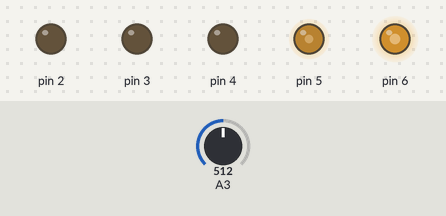
Bench run of a sketch on a simulated Arduino Uno, built with avr-gcc and run on an emulated ATmega328P. On the bench: output pins drawn as LEDs (lit = HIGH). The inputs (shaded band) are chosen by the test bench; at power-on: A3 = 512.

Above: at 1.2 s.
1.3 s: A3 set to 610
At 2.5 s:
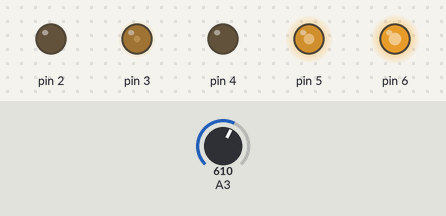
2.8 s: A3 set to 590
At 3.6 s:
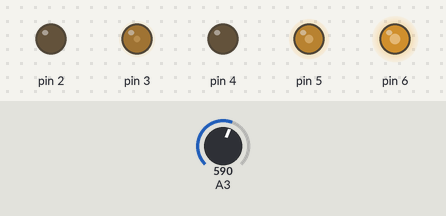
4.3 s: A3 set to 390
At 4.7 s:
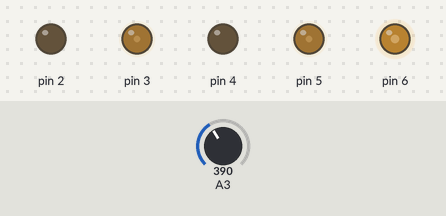
5.8 s: A3 set to 190
At 7.0 s:
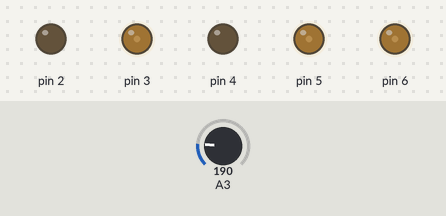
7.3 s: A3 set to 810
At 8.2 s:
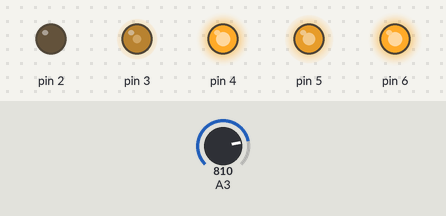
8.8 s: A3 set to 790
At 9.4 s:
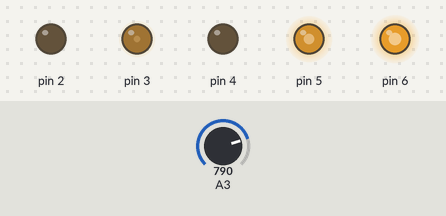
Timing chart, 0 to 11.3 s (numbered marks = the images above; inputs shaded):
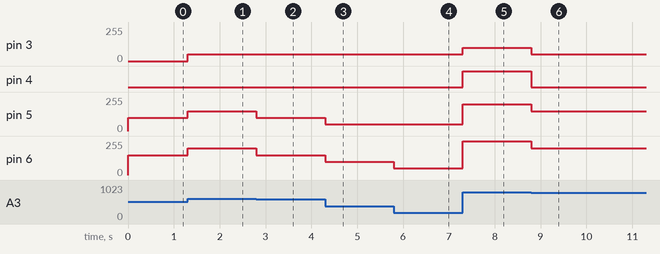

Measured:
- after the input at 1.3 s, pin 3: 0/255 → 50/255 at once; pin 5: 100/255 → 150/255 at once; pin 6: 150/255 → 200/255 at once
- after the input at 2.8 s, pin 5: 150/255 → 100/255 at once; pin 6: 200/255 → 150/255 at once
- after the input at 4.3 s, pin 5: 100/255 → 50/255 at once; pin 6: 150/255 → 100/255 at once
- after the input at 5.8 s, pin 6: 100/255 → 50/255 at once
- after the input at 7.3 s, pin 3: 50/255 → 100/255 at once; pin 4: LOW → HIGH at once; pin 5: 50/255 → 200/255 at once; pin 6: 50/255 → 255/255 at once
- after the input at 8.8 s, pin 3: 100/255 → 50/255 at once; pin 4: HIGH → LOW at once; pin 5: 200/255 → 150/255 at once; pin 6: 255/255 → 200/255 at once

The sketch:

5leds.ino
```cpp
int leitura, s, p, p2,p3,p4,p5;
void setup() {
  pinMode(2, OUTPUT);
  pinMode(3, INPUT);
}

void loop() {
  leitura = analogRead(3);
  if (leitura < 200){
    analogWrite(6, 50);
  }
  if ((leitura > 200) && (leitura <400)){
    analogWrite(6, 100);
    analogWrite(5, 50);
  }
  if ((leitura > 400) && (leitura < 600)){
    analogWrite(6, 150);
    analogWrite(5, 100);
    analogWrite(4, 50);
  }
  if ((leitura > 600) && (leitura < 800)){
    analogWrite(6, 200);
    analogWrite(5, 150);
    analogWrite(4, 100);
    analogWrite(3, 50);
  }
  if ((leitura > 800) && (leitura < 1000)){
    analogWrite(6, 255);
    analogWrite(5, 200);
    analogWrite(4, 150);
    analogWrite(3, 100);
    analogWrite(2, 50);
  }
}
```
